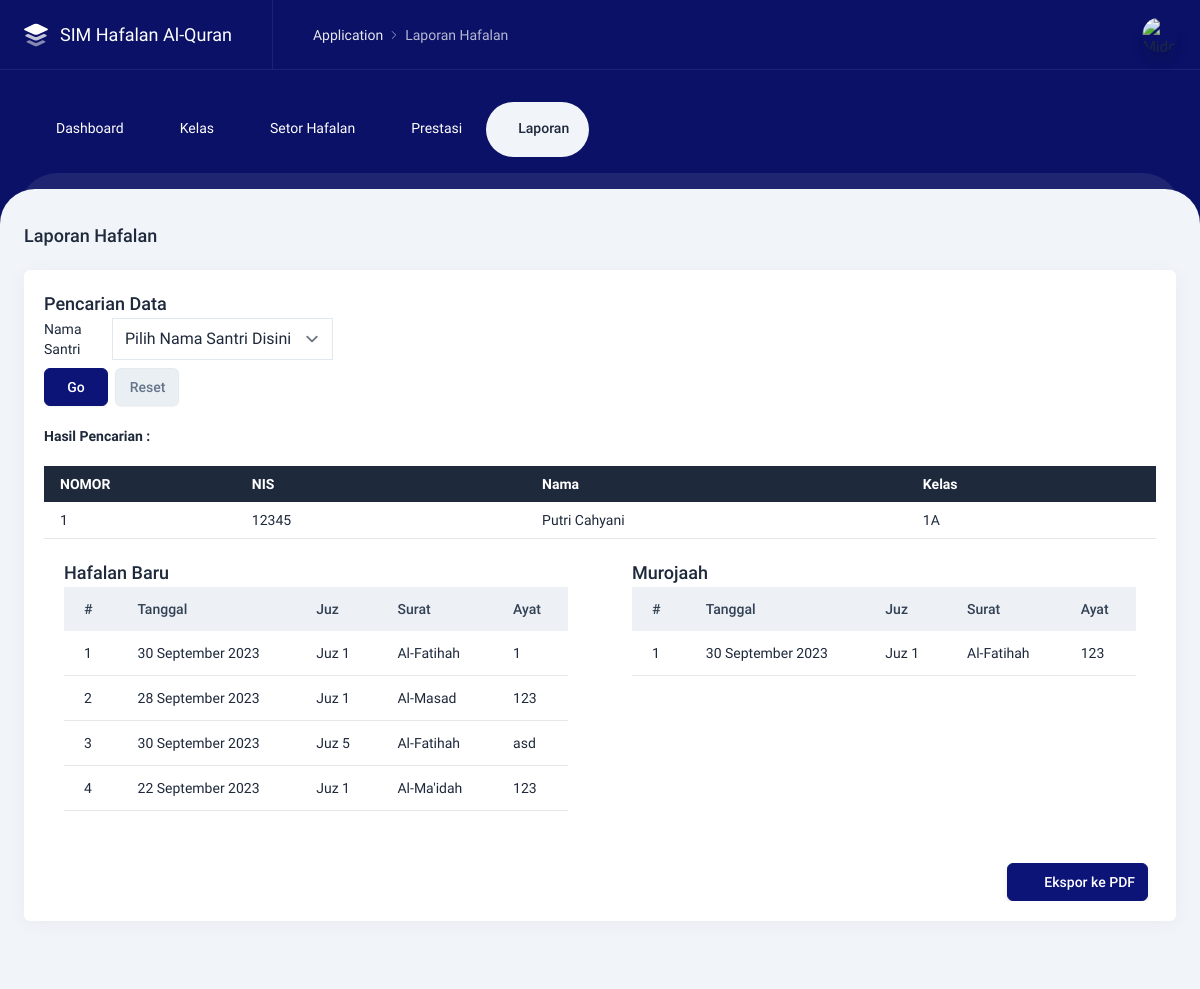
The app's page /admin/laporan-hafalan.php?cari=4 (signed in) with its own data.
### tables this page shows
CREATE TABLE `tb_santri` (
  `id` bigint UNSIGNED NOT NULL,
  `nis` varchar(20) NOT NULL,
  `kelas` varchar(255) NOT NULL,
  `nama` varchar(255) NOT NULL,
  `tempatlahir` varchar(255) NOT NULL,
  `tanggallahir` varchar(255) NOT NULL,
  `nama_ortu` varchar(255) NOT NULL,
  `no_hp` varchar(255) NOT NULL,
  `alamat` varchar(255) NOT NULL,
  `created_at` varchar(40) DEFAULT NULL,
  `updated_at` varchar(40) DEFAULT NULL
);

CREATE TABLE `tb_hafalan_baru` (
  `id` int NOT NULL,
  `id_santri` int NOT NULL,
  `tanggal` varchar(15) NOT NULL,
  `juz` varchar(100) NOT NULL,
  `surat` varchar(100) NOT NULL,
  `ayat` varchar(100) NOT NULL,
  `created_at` varchar(100) NOT NULL,
  `updated_at` varchar(100) NOT NULL
);

CREATE TABLE `tb_murojaah` (
  `id` int NOT NULL,
  `id_santri` int NOT NULL,
  `tanggal` varchar(15) NOT NULL,
  `juz` varchar(100) NOT NULL,
  `surat` varchar(100) NOT NULL,
  `ayat` varchar(100) NOT NULL,
  `created_at` varchar(100) NOT NULL,
  `updated_at` varchar(100) NOT NULL
);

### admin/laporan-hafalan.php (the view, shortened to what this page needs)
<?php
$title = 'Laporan Hafalan';
include 'layouts/header.php';
include 'layouts/navbar.php';
?>
<div class="content content--top-nav">
  <div class="intro-y flex flex-col sm:flex-row items-center mt-8">
    <h2 class="text-lg font-medium mr-auto"><?= $title ?> </h2>
  </div>
  <div class="intro-y box p-5 mt-5">
    <h2 class="text-lg font-medium mr-auto">Pencarian Data</h2>
    <div class="flex flex-col sm:flex-row sm:items-end xl:items-start align-center">
      <form id="tabulator-html-filter-form" class="xl:flex sm:mr-auto" method="GET" action="">
        <div class="sm:flex items-center sm:mr-4">
          <label class="w-12 flex-none xl:w-auto mr-5">Nama Santri</label>
          <select id="idsantri" name="cari" data-search="true" class="tom-select w-full">
            <option> Pilih Nama Santri Disini</option>
            <?php
              $query = "SELECT * FROM tb_santri";
              $hasil = mysqli_query($koneksi, $query);
              ?>
          </select>
        </div>
        <div class="mt-2 xl:mt-0">
          <button id="tabulator-html-filter-go" type="submit" class="btn btn-primary w-full sm:w-16">Go</button>
          <a href="laporan-hafalan" class="btn btn-secondary w-full sm:w-16 mt-2 sm:mt-0 sm:ml-1">Reset</a>
        </div>
      </form>
    </div>
    <?php
    if (isset($_GET['cari'])){
      echo "<br><b>Hasil Pencarian : </b>";
    }
    ?>
    <br>
    <div class="card">
      <br>
      <div class="overflow-x-auto">
        <?php
        if (isset($_GET['cari'])){
          $cari = $_GET['cari'];
          $query = $koneksi->query("SELECT * FROM tb_santri WHERE id = '$cari' ");
          $nomor_urut = 1;
          foreach ($query as $data) : ?>
        <table id="example" class="table table-sm col-4">
          <thead class="table-dark">
            <tr>
              <th class="whitespace-nowrap" rowspan="2" style="width: 3%">NOMOR</th>
              <th rowspan="2" style="width: 6%">NIS</th>
              <th rowspan="2" style="width: 8%">Nama</th>
              <th rowspan="2" style="width: 5%">Kelas</th>
            </tr>
          </thead>
          <tbody>
            <tr class="intro-x">
              <td>
                <?= $nomor_urut ?>
              </td>
              <td class="w-40"><?= $data['nis'] ?></td>
              <td><?= $data['nama'] ?></td>
              <td><?= $data['kelas'] ?></td>
            </tr>
            <?php $nomor_urut++;  ?>
          </tbody>
        </table>
        <div class="grid grid-cols-12 gap-6">
          <div class="intro-y col-span-12 lg:col-span-6">
            <div class="intro-y">
              <div class="p-5" id="basic-table">
                <div class="intro-y flex items-center">
                  <h2 class="text-lg font-medium mr-auto">
                    Hafalan Baru
                  </h2>
                </div>
                <div class="preview">
                  <div class="overflow-x-auto">
                    <table class="table">
                      <thead class="table-light">
                        <tr>
                          <th class="whitespace-nowrap">#</th>
                          <th class="whitespace-nowrap">Tanggal</th>
                          <th class="whitespace-nowrap">Juz</th>
                          <th class="whitespace-nowrap">Surat</th>
                          <th class="whitespace-nowrap">Ayat</th>
                        </tr>
                      </thead>
                      <tbody>
                        <?php
                    $nomor_urut = 1;
                    $query = $koneksi->query("SELECT * FROM  tb_hafalan_baru WHERE id_santri = '$cari' ");
                    foreach ($query as $data) : ?>
                        <tr>
                          <td>
                            <?= $nomor_urut ?>
                          </td>
                          <td>
                          <?php
                          $databaseDate = $data['tanggal'];
                          $date = new DateTime($databaseDate);
                          $formattedDate = $date->format('d F Y');
                          echo $formattedDate;
                          ?>
                          </td>
                          <td><?= $data['juz'] ?></td>
                          <td><?= $data['surat'] ?></td>
                          <td><?= $data['ayat'] ?></td>
                        </tr>
                        <?php $nomor_urut++; endforeach; ?>
                      </tbody>
                    </table>
                  </div>
                </div>
              </div>
            </div>
          </div>
          <div class="intro-y col-span-12 lg:col-span-6">
            <div class="intro-y">
              <div class="p-5" id="head-options-table">
                <div class="intro-y flex items-center">
                  <h2 class="text-lg font-medium mr-auto">
                    Murojaah
                  </h2>
                </div>
                <div class="preview">
                  <div class="overflow-x-auto">
                    <table class="table">
                      <thead class="table-light">
                        <tr>
                          <th class="whitespace-nowrap">#</th>
                          <th class="whitespace-nowrap">Tanggal</th>
                          <th class="whitespace-nowrap">Juz</th>
                          <th class="whitespace-nowrap">Surat</th>
                          <th class="whitespace-nowrap">Ayat</th>
                        </tr>
                      </thead>
                      <tbody>
                        <?php
                    $nomor_urut = 1;
                    $query = $koneksi->query("SELECT * FROM  tb_murojaah WHERE id_santri = '$cari' ");
                    foreach ($query as $data) : ?>
                        <tr>
                          <td>
                            <?= $nomor_urut ?>
                          </td>
                          <td>
                          <?php
                          $databaseDate = $data['tanggal'];
                          $date = new DateTime($databaseDate);
                          $formattedDate = $date->format('d F Y');
                          echo $formattedDate;
                          ?>
                          </td>
                          <td><?= $data['juz'] ?></td>
                          <td><?= $data['surat'] ?></td>
                          <td><?= $data['ayat'] ?></td>
                        </tr>
                        <?php $nomor_urut++; endforeach; ?>
                      </tbody>
                    </table>
                  </div>
                </div>
              </div>
            </div>
          </div>
        </div>
        <?php endforeach;?>
        <div class="intro-y flex flex-col sm:flex-row items-center mt-8">
          <div class="w-full sm:w-auto flex mt-4 sm:mt-0">
        <form action="laporan/export_pdf_hafalan.php" target="_blank" method="POST">
              <button type="submit" class="btn btn-primary shadow-md mr-2"><i data-lucide="file-text"
                  class="w-4 h-4 mr-2"></i> Ekspor ke PDF</button>
            </form>
          </div>
        </div>
        <?php }else{
        }
        ?>
      </div>
    </div>
  </div>
</div>
<?php
include 'layouts/footer.php';
?>

### records on screen
tb_santri: nomor_urut "1", nis "12345", nama "Putri Cahyani", kelas "1A"
tb_hafalan_baru: tanggal "30 September 2023", juz "Juz 1", surat "Al-Fatihah", ayat "1"
tb_hafalan_baru: tanggal "28 September 2023", juz "Juz 1", surat "Al-Masad", ayat "123"
tb_hafalan_baru: tanggal "30 September 2023", juz "Juz 5", surat "Al-Fatihah", ayat "asd"
tb_hafalan_baru: tanggal "22 September 2023", juz "Juz 1", surat "Al-Ma'idah", ayat "123"
tb_murojaah: tanggal "30 September 2023", juz "Juz 1", surat "Al-Fatihah", ayat "123"

### other values on screen
$title "Laporan Hafalan"
